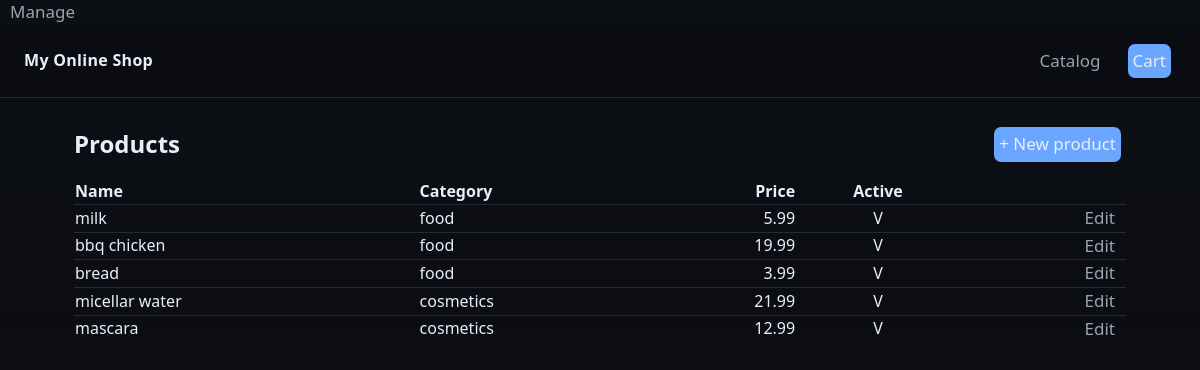
The page /manage/products/ (signed in) on the database its author committed.
### shop/models.py (models this page shows, shortened)
class Product(models.Model):
    category=models.ForeignKey(Category, on_delete=models.PROTECT, related_name='products')
    name=models.CharField(max_length=180)
    slug=models.SlugField(max_length=200, unique=True)
    price=models.DecimalField(max_digits=10, decimal_places=2, default=Decimal('0.00'))
    is_weighted=models.BooleanField(default=False, help_text='Drobnoe kolichestvo (ex: kg)')
    stock=models.PositiveIntegerField(default=100)
    is_active=models.BooleanField(default=True)
    unit=models.CharField(max_length=20, default='pcs')
    image=models.ImageField(upload_to='products/%Y/%m/', blank=True, null=True)
    description=models.TextField(blank=True)
    class Meta:
        ordering=['name']
        indexes=[models.Index(fields=['slug']), models.Index(fields=['name'])]
        verbose_name='Product'
        verbose_name_plural='Products'

class Category(models.Model):
    name=models.CharField(max_length=120)
    slug=models.SlugField(max_length=140, unique=True)
    class Meta:
        ordering=['name']
        verbose_name='Category'
        verbose_name_plural='Categories'

### shop/views.py (the view)
# urls.py: path('manage/products/', views.manage_products, name='manage_products'),
@login_required
@permission_required('shop.change_product', raise_exception=True)
def manage_products(request):
    products=Product.objects.all().order_by('-id')
    return render(request, 'shop/manage/products_list.html', {'products': products})

### shop/templates/shop/manage/products_list.html (shortened to what this page needs)
{%extends 'shop/base.html'%}
{%block content%}
<section class="panel">
    <div style="display:flex; justify-content:space-between; align-items:center">
        <h2 style="margin:0">Products</h2>
        <a class="btn btn--primary" href="{%url 'shop:product_create'%}">+ New product</a>
    </div>
    <table style="width:100%; margin-top:12px; border-collapse:collapse">
        <thead>
            <tr>
                <th align="left">Name</th>
                <th align="left">Category</th>
                <th align="right">Price</th>
                <th align="center">Active</th>
                <th></th>
            </tr>
        </thead>
        <tbody>
            {%for p in products%}
            <tr style="border-top:1px solid var(--border)">
                <td>{{p.name}}</td>
                <td>{{p.category.name}}</td>
                <td align="right">{{p.price}}</td>
                <td align="center">{{p.is_active|yesno:"V, X"}}</td>
                <td align="right"><a class="btn" href="{%url 'shop:product_edit' p.id%}">Edit</a></td>
            </tr>
            {%empty%}
            <tr><td colspan="5" class="muted">No products yeat.</td></tr>
            {%endfor%}
        </tbody>
    </table>
</section>
{%endblock%}

### static/css/style.css (style rules this page uses)
:root { --bg:#0f1115; --panel:#151922; --muted:#99a3b3; --text:#e8eefc; --brand:#6aa6ff; --brand-2:#7ee787; --danger:#ff6b6b; --border:#232a39; --radius:14px; --shadow: 0 6px 24px rgba(0,0,0,.25); }
* { box-sizing: border-box; }
html, body { height: 100%; }
body { margin: 0; font: 16px/1.45 system-ui, -apple-system, Segoe UI, Roboto, Ubuntu; color: var(--text); background: linear-gradient(180deg, #0c0f14, #0b0d12 40%, #0f1115 100%); }
.btn { font-size: 20px; color: var(--text); text-decoration: none; }

### shop/templates/shop/base.html (style rules this page uses)
.btn { font-size: 17px; color: var(--muted); text-decoration: none; margin: 10px; }
.btn--primary { margin: 5px; padding: 5px; border: none; border-radius: 7px; background: var(--brand); color: var(--text); }

### rows shown on the page
Product: name "milk", category.name "food", price "5.99", is_active "V"
Product: name "bbq chicken", category.name "food", price "19.99", is_active "V"
Product: name "bread", category.name "food", price "3.99", is_active "V"
Product: name "micellar water", category.name "cosmetics", price "21.99", is_active "V"
Product: name "mascara", category.name "cosmetics", price "12.99", is_active "V"
